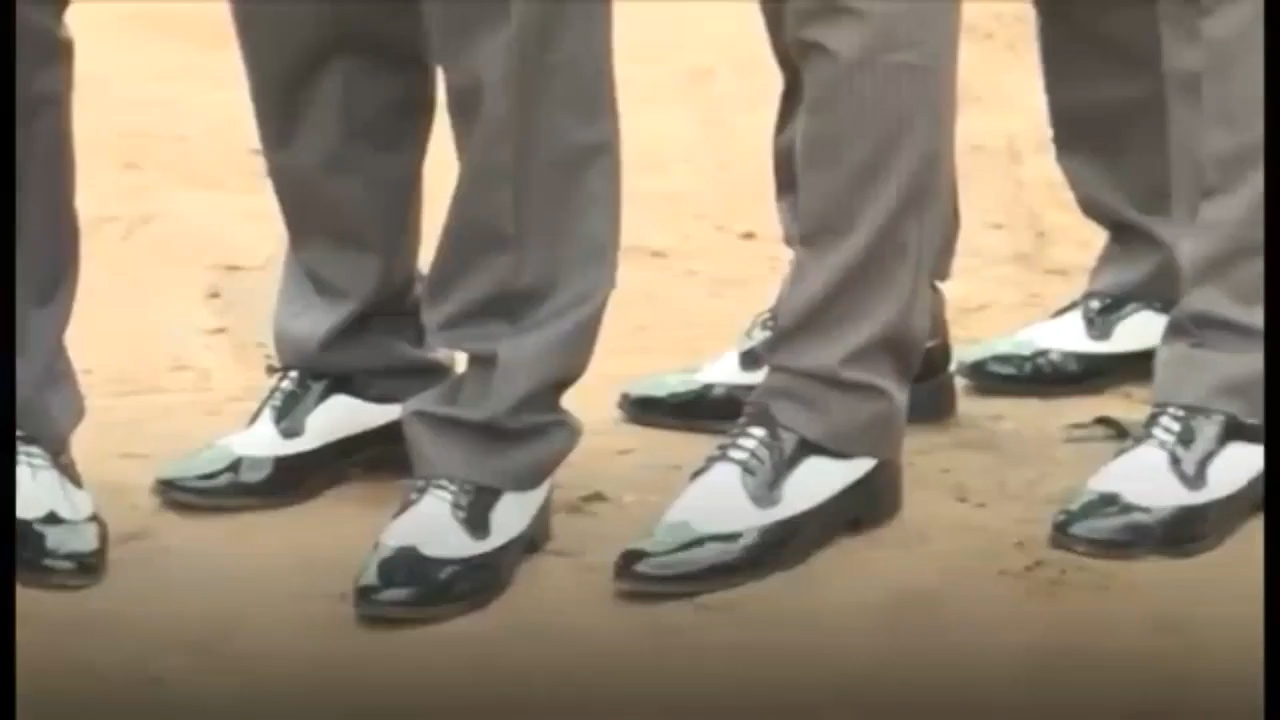
//> input picture 字符图/video0000.jpg, 1280 x 720 px
$ ./源   (built with g++ and OpenCV 4)
//> lines starting //> are read from the running program, lines starting //| are printed output that depends on the picture
#include<opencv2/opencv.hpp>
#include<iostream>
#include<Windows.h>
#include<string>
#include<math.h>

std::string s = "$@B%8&WM#*oahkbdpqwmZO0QLCJUYXzcvunxrjft/\\|()1{}[]?-_+~<>i!lI;:.\"^`'  ";

int PrintStringGama(cv::Mat img,double dp,double h)
{
	std::string s = "$@B%8&WM#*oahkbdpqwmZO0QLCJUYXzcvunxrjft/\\|()1{}[]?-_+~<>i!lI;:.\"^`'  ";
	int Xlength = img.rows;//892
	int Ylength = img.cols;
	cv::Vec3b pixel;
	for (int i = 0; i < Xlength; i += (Xlength / 58))
	{
		for (int j = 0; j < Ylength / 3; j += (int)(Ylength / 3 / 115 * h))
		{
			pixel = img.at<cv::Vec3b>(i, j);
			//std::cout << "\n" << i << " " << j;
			double gama = 255 * pow(pixel[0] / 255.0, dp);
			//int gama = pixel[0] * pow(1, pixel[0] / 255);
			//int gama = pixel[0];
			int value = (int)gama / 3.6;

			std::cout << s[value];
		}
		std::cout << "\n";
	}
	return 1;
}

int SearchEdge(cv::Mat img,int w)
{
	int Xlength = img.rows;
	int Ylength = img.cols;
	cv::Vec3b pixel,pixelLast;
	for (int i = 0; i < Xlength-1; i ++)
	{
		for (int j = 0; j < Ylength/3-1; j ++)
		{
			pixelLast = img.at<cv::Vec3b>(i, j);
			pixel = img.at<cv::Vec3b>(i+1, j+1);
			if (pixel[0]-pixelLast[0]>w)
			{
				pixelLast[0] = 255;
			}
			else
			{
				pixelLast[0] = 0;
			}
		}
		//
	}
	cv::imshow("windwos", img);
	cv::waitKey(0);
	return 1;
}

int main()
{
	//char s[10] = {};
	char str[] = "color F0";    //实现控制台变色，先背景后字，具体值查表
	system(str);

	cv::Mat simg = cv::imread("video0000.jpg", 1);
//> simg is the input picture: 720 rows x 1280 cols, CV_8UC3; mean B, G, R 114.2, 133.2, 145.8
	cv::Mat img;
	cv::cvtColor(simg, img, CV_BGR2GRAY);
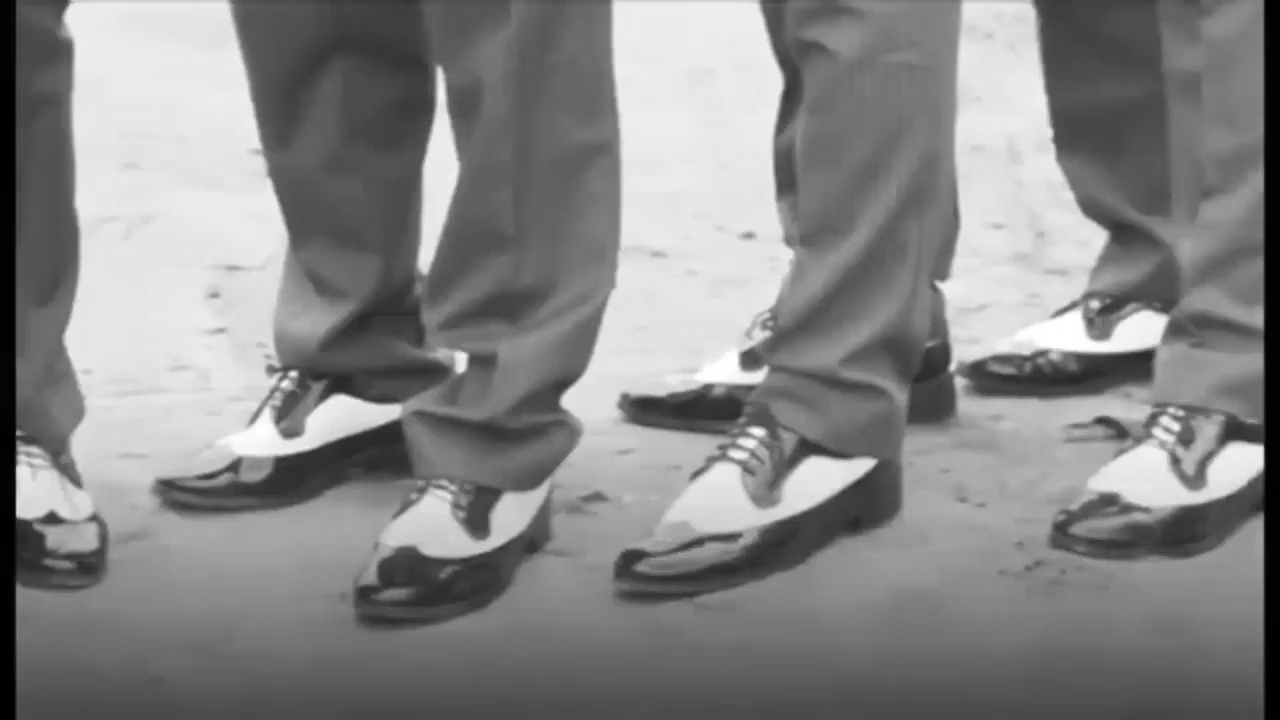
//> img: 720 rows x 1280 cols, CV_8UC1; min 0, max 255, mean 134.8
	int Xlength = img.rows;//892
//> Xlength = 720
	int Ylength = img.cols;
//> Ylength = 1280
	std::cout <<"分辨率:"<< Xlength << "x" << Ylength<<"\n";
//| 分辨率:720x1280
	cv::imshow("windwos", img);
	cv::waitKey(0);
	PrintStringGama(img, 0.3, 1);
//> the loop in PrintStringGama, `for (int i = 0; i < Xlength; i += (Xlength / 58))` made 60 passes
//> pixel on passes 1 to 12: [1, 1, 1], [1, 1, 1], [2, 2, 3], [4, 3, 3], [3, 2, 2], [3, 2, 2], [2, 2, 2], [2, 2, 2], [4, 3, 2], [3, 3, 3], [3, 3, 3], [3, 3, 3]
	SearchEdge(img, 50);
//> the loop in SearchEdge, `for (int i = 0; i < Xlength-1; i ++)` made 719 passes
//> (pixelLast, pixel) on passes 1 to 3: ([0, 2, 2], [2, 2, 2]), ([0, 2, 2], [2, 2, 2]), ([0, 2, 2], [2, 2, 2])
	cv::Vec3b pixel, pixelLast;
	for (int i = 0; i < Xlength - 1; i++)
	{
		for (int j = 0; j < Ylength/3 - 1; j++)
		{
			//pixelLast = img.at<cv::Vec3b>(i, j);
			//img.at<cv::Vec3b>(i, j)[0] = 0;
			//pixel = img.at<cv::Vec3b>(i + 1, j + 1);
			if (abs(img.at<cv::Vec3b>(i+1, j+1)[0] - img.at<cv::Vec3b>(i, j)[0]) > 10)
			{
				img.at<cv::Vec3b>(i, j)[0] = 0;
				img.at<cv::Vec3b>(i, j)[1] = 255;
				img.at<cv::Vec3b>(i, j)[2] = 255;
			}
			else
			{
				img.at<cv::Vec3b>(i, j)[0] = 255;
				img.at<cv::Vec3b>(i, j)[1] = 255;
				img.at<cv::Vec3b>(i, j)[2] = 255;

			}
			//pixelLast[0] = 255;
		}
		//
	}
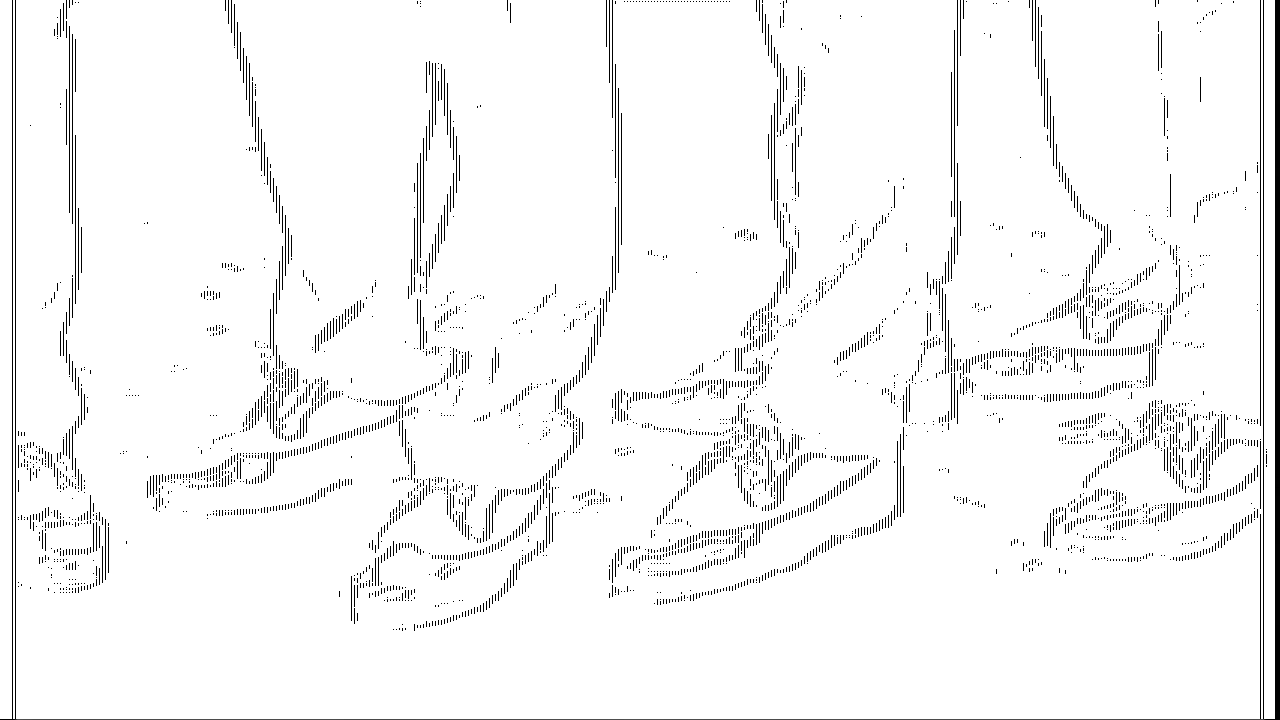
//> img: 720 rows x 1280 cols, CV_8UC1; min 0, max 255, mean 245.4
	cv::namedWindow("输出图像-2", CV_WINDOW_AUTOSIZE);
	cv::imshow("输出图像-2", img);

	cv::waitKey(0);


	// [32 lines of commented-out code are left out]
	return 0;
}

$ run again, with 字符图/dr.jpg copied over 字符图/video0000.jpg
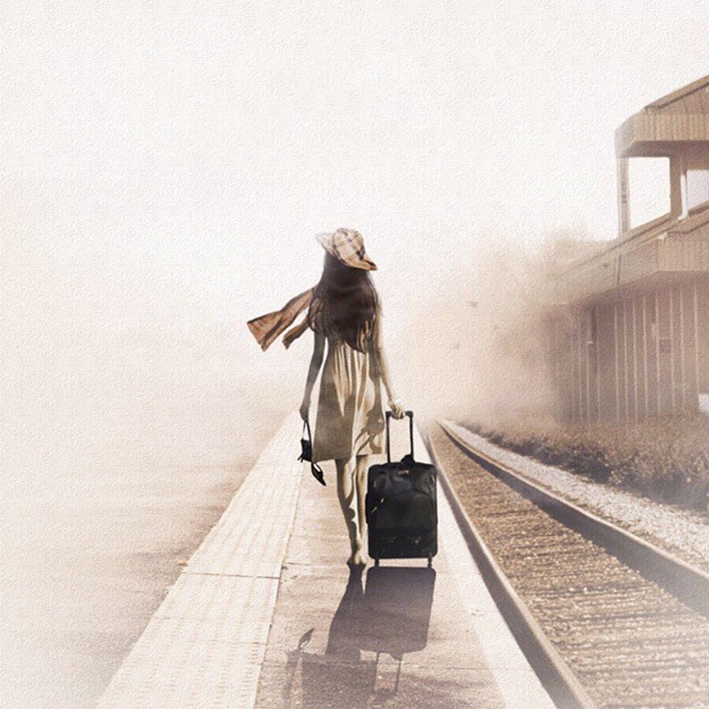
//> input picture 字符图/dr.jpg, 709 x 709 px
//> simg is the input picture: 709 rows x 709 cols, CV_8UC3; mean B, G, R 198.4, 205.2, 216.7
//> `cv::cvtColor(simg, img, CV_BGR2GRAY);`:
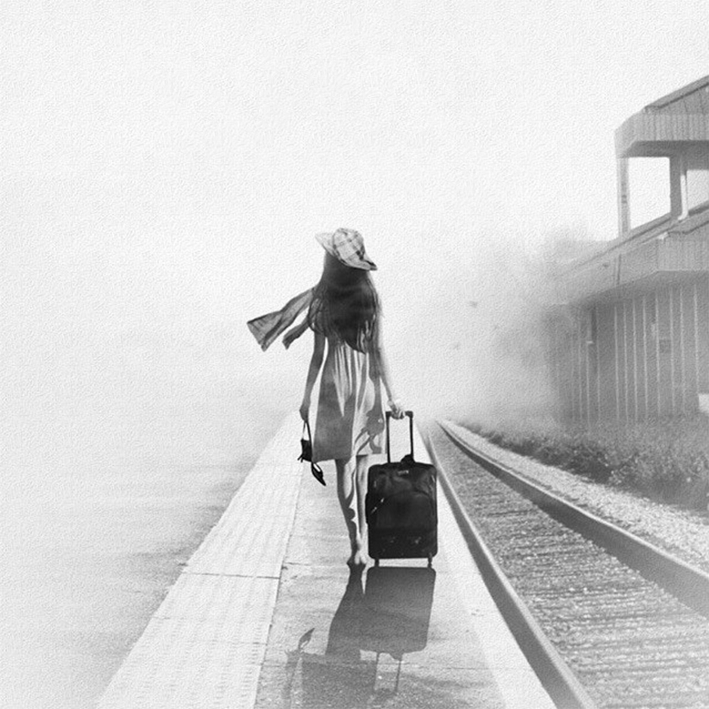
//> img: 709 rows x 709 cols, CV_8UC1; min 1, max 255, mean 207.8
//| 分辨率:709x709
//> the loop in PrintStringGama, `for (int i = 0; i < Xlength; i += (Xlength / 58))` made 60 passes
//> pixel on passes 1 to 8: [241, 243, 244], [244, 237, 233], [241, 227, 230], [235, 240, 240], [245, 241, 236], [249, 246, 237], [253, 245, 241], [156, 135, 119]
//> the loop in SearchEdge, `for (int i = 0; i < Xlength-1; i ++)` made 708 passes
//> (pixelLast, pixel) on passes 1 to 3: ([0, 243, 244], [245, 241, 243]), ([0, 252, 251], [238, 242, 242]), ([0, 249, 240], [236, 250, 248])
//> after the loop in SearchEdge, `for (int i = 0; i < Xlength-1; i ++)`: pixelLast = [0, 220, 221]; pixel = [220, 222, 216]
//> after the loop `for (int i = 0; i < Xlength - 1; i++)`:
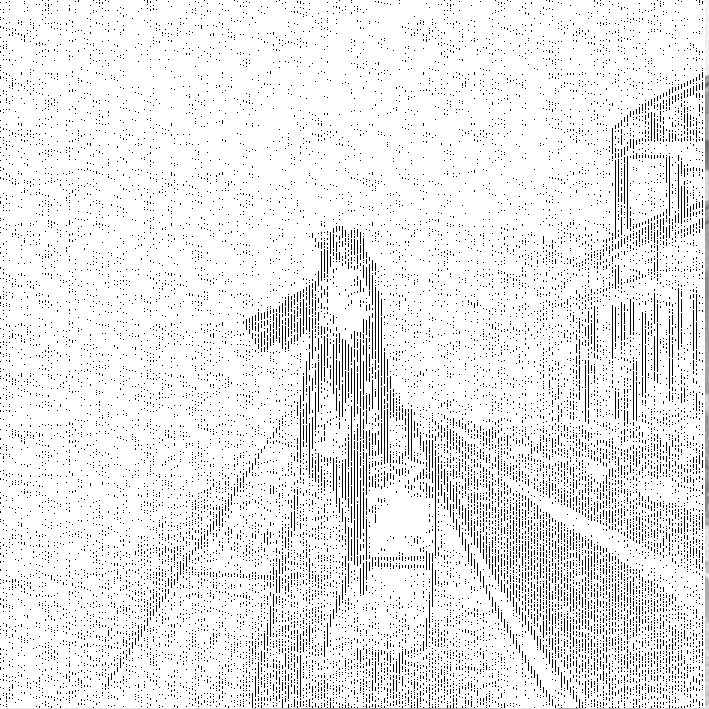
//> img: 709 rows x 709 cols, CV_8UC1; min 0, max 255, mean 234.8
